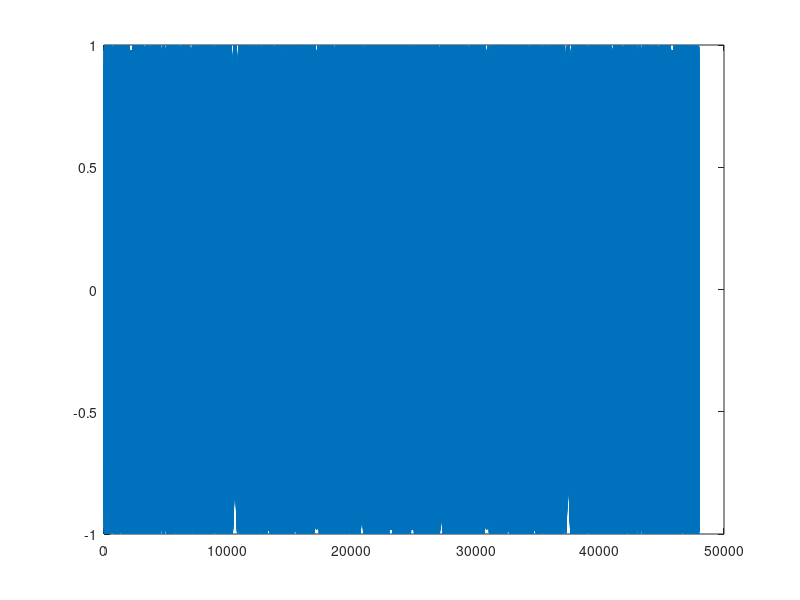

This chart was generated by the following MATLAB code:
clear
sf = 48000;
F = 17000;
B = 5000;
T = 0.1*B/1000;

%% generate zig
N = T * sf;
t = 1/sf:1/sf:T;
K = B/T;

chirp = cos(2*pi.*(F.*t+K/2.*t.^2));
zig = [chirp flip(chirp)];
figure(1)
plot(zig)

%% generate 60 sec
empty = zeros(1,length(zig));
audio1 = [];
audio2 = [];
offset = 25/B*length(zig);
zigS = circshift(zig,offset);
for i = 1:45/T
    if mod(i,28) <7
        audio1 = [audio1 empty];
        audio2 = [audio2 empty];
    elseif mod(i,28)<14
        audio1 = [audio1 zig];
        audio2 = [audio2 empty];
        if mod(i,28)==13
           audio1 = [audio1 empty];
           audio2 = [audio2 empty]; 
        end
    elseif mod(i,28)<21
        audio1 = [audio1 empty];
        audio2 = [audio2 zig];
        if mod(i,28)==20
           audio1 = [audio1 empty];
           audio2 = [audio2 empty]; 
        end
    else
        audio1 = [audio1 zig];
        audio2 = [audio2 zigS];
    end
end

%%
audioData =[audio1',audio2'];
fileName = ['mul' num2str(F/1000) '-' num2str((F+B)/1000) 'k.wav'];

audiowrite(fileName,audioData,sf);



